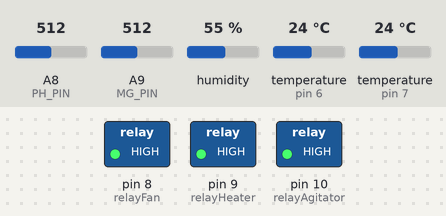
A sketch run on a simulated Arduino Mega 2560, built with avr-gcc and run on an emulated ATmega2560. Parts: switched loads named in the sketch (green lamp = pin HIGH). Inputs (shaded band) come from the test bench; at power-on: temperature (sensors on pin 6, pin 7) 24 °C, A9 (MG_PIN) = 512, A8 (PH_PIN) = 512, humidity 55 %. What the sketch prints to the serial monitor is not drawn.

Above: at 1.4 s.
1.5 s: temperature (sensor on pin 6) set to 25.1 °C
At 12.2 s:
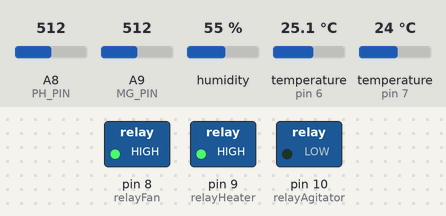
12.7 s: temperature (sensor on pin 6) set to 12 °C
At 21.9 s:
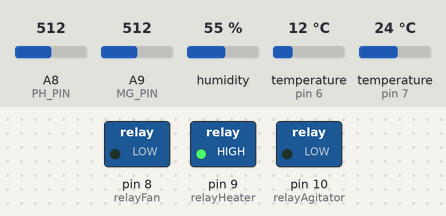
At 22.6 s:
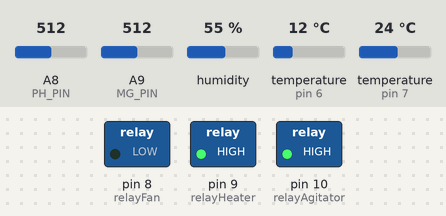
23.7 s: temperature (sensor on pin 6) set to 25 °C
37.7 s: temperature (sensor on pin 6) set to 26.4 °C
At 54.4 s:
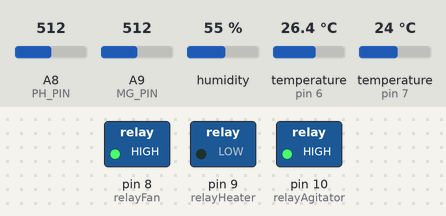
54.5 s: A9 (MG_PIN) set to 398
60.8 s: A9 (MG_PIN) set to 365
Timing chart, 0 to 71.8 s (numbered marks = the images above; inputs shaded):
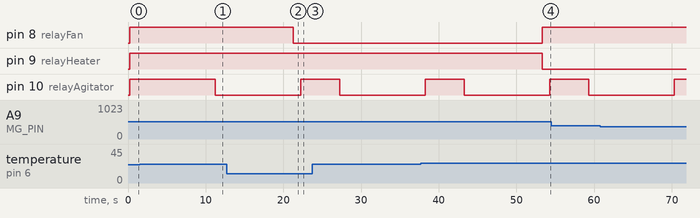

Measured:
- the behaviour switches between 24.4 and 24.5 °C on temperature (sensor on pin 6) (found by bisection; images 0 and 1)
- the behaviour switches between 25.5 and 25.6 °C on temperature (sensor on pin 6) (found by bisection; images 3 and 4)
- after the input at 1.5 s, pin 8 (relayFan): stays HIGH (without the input it goes to LOW after 3.7 s)
- after the input at 12.7 s, pin 8 (relayFan): HIGH → LOW after 8.6 s
- after the input at 37.7 s, pin 8 (relayFan): LOW → HIGH after 15.6 s; pin 9 (relayHeater): HIGH → LOW after 15.6 s

The sketch:

CLAUDIO_SKETCH_edited.ino
```cpp
#include <DFRobot_PH.h>
#include <EEPROM.h>
#include <DHT.h>
#include <OneWire.h>
#include <DallasTemperature.h>
#include <LiquidCrystal.h>

/////////Pin Assignment
#define PH_PIN A8
#define MG_PIN A9     //define which analog input channel you are going to use
#define DHTPIN 7     // what pin we're connected to
//#define BOOL_PIN 2  //Not in use
#define ONE_WIRE_BUS 6 // water temp sensor pin

#define DHTTYPE DHT22   // DHT 22  (AM2302)
DFRobot_PH ph;
DHT dht(DHTPIN, DHTTYPE); //// Initialize DHT sensor for normal 16mhz Arduino


//water temp sensor header
OneWire oneWire(ONE_WIRE_BUS);
DallasTemperature sensors(&oneWire);


//pinMode(BOOL_PIN, INPUT);             ///Not in use
//digitalWrite(BOOL_PIN, HIGH);        ///Not in use

//////Variables
int chk;
float hum;  //Stores humidity value
float temp; //Stores temperature value
float voltage;
float phValue;
float temperature=25;
int percentage;
float volts;
float Celcius=0;
float Fahrenheit=0;
int relayFan = 8;//pin on fan
int relayHeater = 9;//pin on water heater
int relayAgitator= 10;//pin on agitator

///////Constants
#define         DC_GAIN                      (8.5)   //define the DC gain of amplifier
#define         READ_SAMPLE_INTERVAL         (50)    //define how many samples you are going to take in normal operation
#define         READ_SAMPLE_TIMES            (5)     //define the time interval(in milisecond) between each samples in
                                                     //normal operation
//These two values differ from sensor to sensor. user should derermine this value.
#define         ZERO_POINT_VOLTAGE           (0.220) //define the output of the sensor in volts when the concentration of CO2 is 400PPM
#define         REACTION_VOLTGAE             (0.030) //define the voltage drop of the sensor when move the sensor from air into 1000ppm CO2
float CO2Curve[3]  =  {2.602,ZERO_POINT_VOLTAGE,(REACTION_VOLTGAE/(2.602-3))};
                                                //two points are taken from the curve.
                                                //with these two points, a line is formed which is
                                                //"approximately equivalent" to the original curve.
                                                //data format:{ x, y, slope}; point1: (lg400, 0.324), point2: (lg4000, 0.280)
                                                //slope = ( reaction voltage ) / (log400 –log1000)
//-------


float CO2Read(int mg_pin)
{
    int i;
    float v=0;

    for (i=0;i<READ_SAMPLE_TIMES;i++) {
        v += analogRead(mg_pin);
        delay(READ_SAMPLE_INTERVAL);
    }
    v = (v/READ_SAMPLE_TIMES) *5/1024 ;
    return v;
}

int  CO2Percentage(float volts, float *pcurve)
{
   if ((volts/DC_GAIN )>=ZERO_POINT_VOLTAGE) {
      return -1;
   } else {
      return pow(10, ((volts/DC_GAIN)-pcurve[1])/pcurve[2]+pcurve[0]);
   }
}

String TempAlarm(float temp)
{
    String warning;

    if (temp > 30 ) {
        warning = "WARNING HIGH" ;
    }
    else if (temp< 26 ){
        warning = "WARNING LOW";
    }
    return warning;
}


String WaterTempAlarm(float Fahrenheit)
{
    String warning;

    if (Fahrenheit > 78 ) {
        warning = "WARNING HIGH" ;
        digitalWrite(relayFan, HIGH);
        Serial.print("FAN ON ");

        digitalWrite(relayHeater, LOW);
       Serial.print("HEATER OFF");

    }
    else if (Fahrenheit <76  ){
        warning = "WARNING LOW";
         digitalWrite(relayHeater, HIGH);
  Serial.print("HEATER ON");
  digitalWrite(relayFan, LOW);
  Serial.print("FAN OFF");

    }
    return warning;
}
String phAlarm(float phValue)
{
    String warning;

    if (phValue > 8.99 ) {
        warning = "WARNING HIGH" ;
    }
    else if (phValue < 7.99 ){
        warning = "WARNING LOW";
    }
    return warning;
}

String HumAlarm(float hum)
{
    String warning;

    if (hum > 95 ) {
        warning = " WARNING HIGH" ;
    }
    else if (hum < 50 ){
        warning = " WARNING LOW";
    }
    return warning;
}

String CO2Check(float percent)
{
    String value;

     if (percentage == -1) {
        value = "<400";
    } else {
        value = percentage;
    }

    return value;
}

void setup()
{
  ph.begin();
  dht.begin();

  Serial.begin(9600);
  delay(200);
  Serial.print("");

  Serial.begin(9600);
  sensors.begin();

pinMode(relayFan, OUTPUT);
  digitalWrite(relayFan, HIGH);

    pinMode(relayHeater, OUTPUT);
  digitalWrite(relayHeater, HIGH);

    pinMode(relayAgitator, OUTPUT);
  digitalWrite(relayAgitator, HIGH);

}

void loop()

     {static unsigned long timepoint = millis();
    if(millis()-timepoint>1000U)  //time interval: 1s
    {
        timepoint = millis();
        voltage = analogRead(PH_PIN)/1024.0*5000;  // read the voltage
        //temperature = readTemperature();  // read your temperature sensor to execute temperature compensation
        phValue = ph.readPH(voltage,temperature);  // convert voltage to pH with temperature compensation
        Serial.println("pH:");
        Serial.print (phValue,2);
         Serial.print(" ");
        Serial.print( phAlarm(phValue));// this function warns if ph is low or high
    }
    ph.calibration(voltage,temperature);  // calibration process by Serail CMD


    delay(1000);


    //Print humidity value to serial monitor
    hum = dht.readHumidity();
    Serial.println("Humidity:");
    Serial.print(hum);
    Serial.print("% ");
    Serial.println(HumAlarm(hum));// this function checks if humidity is within desired range


    delay(1000); //Delay 1 sec.


    //Print temperature value to serial monitor
    temp= dht.readTemperature();
    Serial.print(" Air Temp: ");
    Serial.print(temp);
    Serial.println(" Celsius");
    Serial.print(TempAlarm(temp));// this function checks if temperature is within desired range


    delay(1000); //Delay 1 sec.


    volts = CO2Read(MG_PIN);
    //Serial.print(volts);   testing
    //Serial.print( "V" );   testing
    percentage = CO2Percentage(volts,CO2Curve);
    Serial.print("CO2:");
    Serial.print(CO2Check(percentage));// Check that percentage reading is in formula range: percent not = to -1
    Serial.println( "ppm" );
    Serial.print("\n");

    delay(1000); // Loop Delay

  sensors.requestTemperatures();
  Celcius=sensors.getTempCByIndex(0);
  Fahrenheit=sensors.toFahrenheit(Celcius);

  Serial.print(" Water Temp F=  ");
  Serial.print(Fahrenheit);
   Serial.print(" ");
  Serial.print(WaterTempAlarm(Fahrenheit));

  delay(1000);

digitalWrite(relayAgitator, HIGH);// THIS FUNCTION IS TO START 30MIN AGITATOR CYCLES
  Serial.print("AGITATOR ON FOR 30 MIN");
  delay(5000);
  digitalWrite(relayAgitator, LOW);
  Serial.print("AGITATOR OFF FOR 30 MIN");
  delay(5000);


}
```
